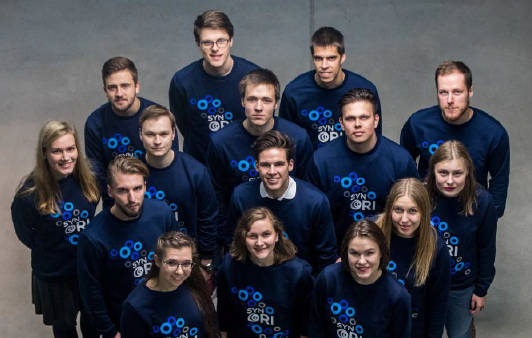
#> input picture try-7.png, 532 x 338 px
$ python group.py   (older library calls are emulated)
#> lines starting #> are read from the running program, lines starting #| are printed output that depends on the picture; after the words box and inside, x2 and y2 are one past the last pixel; in counts of white or black regions, pixels touching at a corner belong together
import cv2
import matplotlib.pyplot as plt
# Get user supplied values
imagePath = "try-7.png"
cascPath = "haarcascade_frontalface_default.xml"

# Create the haar cascade
faceCascade = cv2.CascadeClassifier(cascPath)

# Create the haar cascade
faceCascade = cv2.CascadeClassifier(cascPath)

# Read the image
image = cv2.imread(imagePath)
#> image is the input picture: shape (338, 532, 3); mean B, G, R 76.9, 68.9, 67.5

plt.imshow(image)
plt.show()

gray = cv2.cvtColor(image, cv2.COLOR_BGR2GRAY)
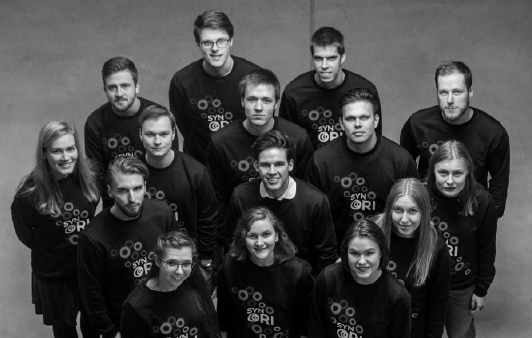
#> gray: shape (338, 532); min 0, max 245, mean 69.4

# Detect faces in the image
faces = faceCascade.detectMultiScale(
   gray,
   scaleFactor=1.1,
   minNeighbors=5,
   minSize=(30, 30),
   flags = cv2.CASCADE_SCALE_IMAGE #flags = cv2.cv.CV_HAAR_SCALE_IMAGE
)
#> faces = 15 rows, first 6: [195, 27, 39, 39], [306, 44, 38, 38], [100, 71, 40, 40], [430, 76, 42, 42], [237, 83, 45, 45], [337, 100, 44, 44]


print("Found {0} points!".format(len(faces)))
#| Found 15 points!


# Draw a rectangle around the faces
for (x, y, w, h) in faces:
    cv2.rectangle(image, (x, y), (x+w, y+h), (0, 255, 0), 2)
#> this loop made 15 passes
#> (x, y, w, h) on passes 1 to 12: (195, 27, 39, 39), (306, 44, 38, 38), (100, 71, 40, 40), (430, 76, 42, 42), (237, 83, 45, 45), (337, 100, 44, 44), (136, 117, 44, 44), (43, 134, 42, 42), (252, 149, 40, 40), (428, 156, 44, 44), (110, 174, 42, 42), (382, 194, 44, 44)
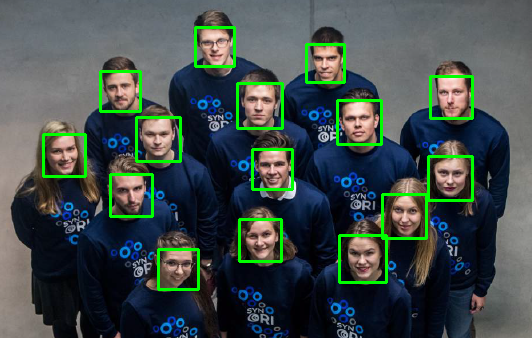
#> image: shape (338, 532, 3); 4.18% of pixels changed, all inside (x1, y1, x2, y2) = (42, 26, 474, 291)


plt.imshow(image)
plt.show()
